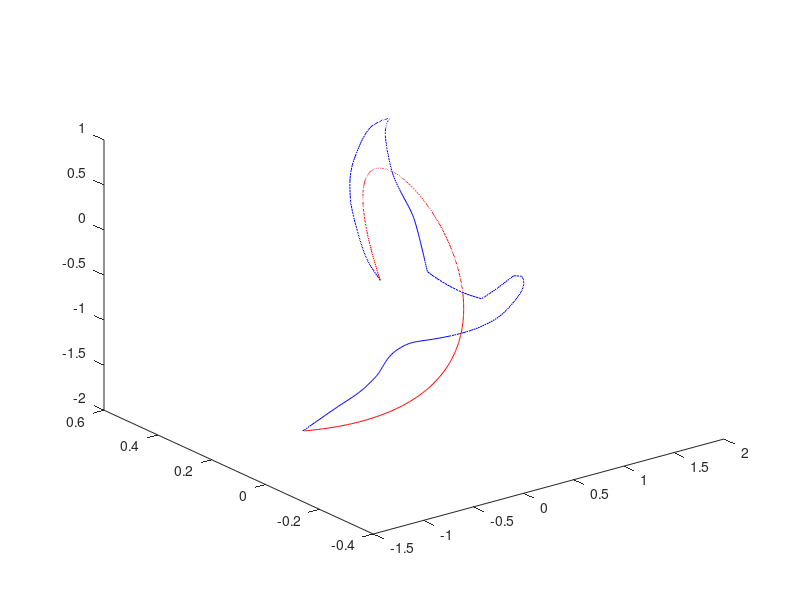
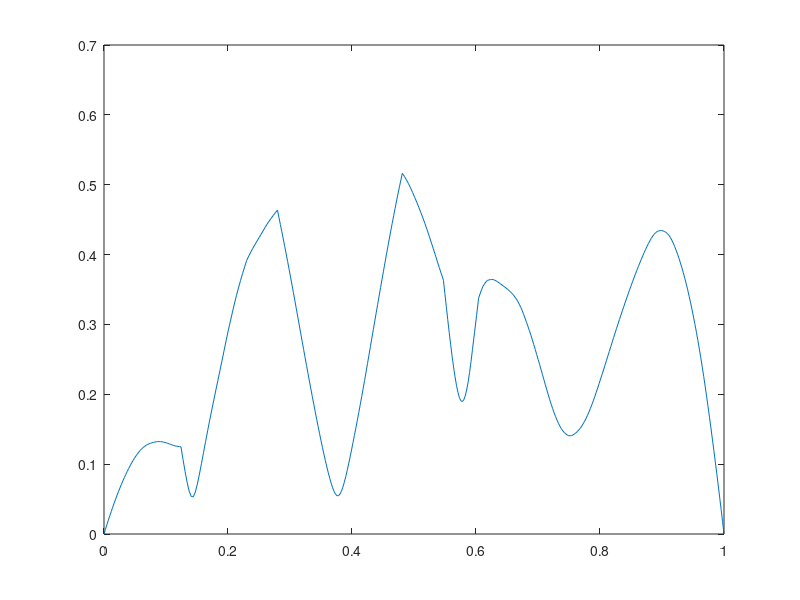
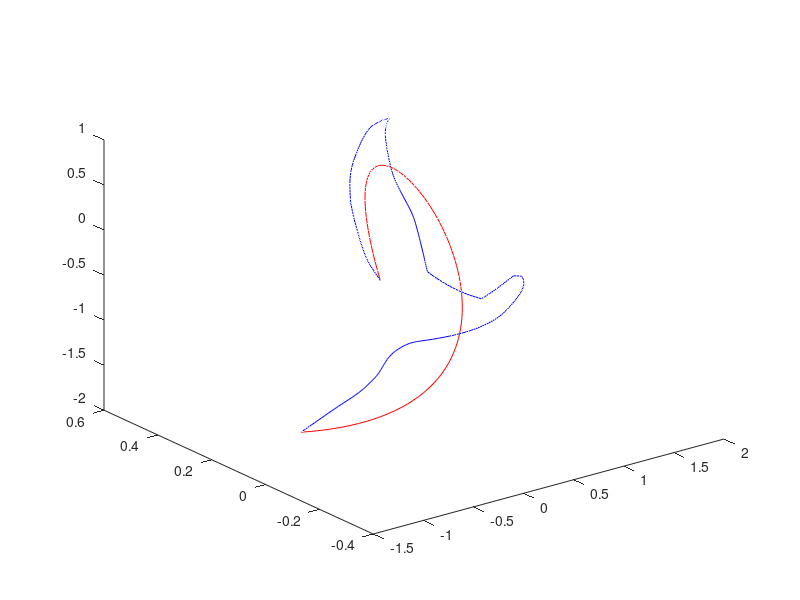

Write the MATLAB code that produced these figures, in order.
% compute least square fit
% cd D:\Sayak\BranchToolVR\BranchToolVR
clear;
load input.dat
pces = 1;
%if pces ==1,
	%input = [input(1:144,:);  input(144,:); input(144,:)];
%else
	%input = [input(1:144,:);  input(144,:)];
%end
%input(3,:) = 100*[1,1,1]; % fake outlier
[n,dim] = size(input);

approx = []; err = []; ttt = []; lo = 1;
step = floor(n/pces);
for pc = 1:pces
    hi = lo + step;  
	if (pces==1 && pc==pces) hi = n-1; 
end;
	 
	xy = input(lo:hi,:);
    [nloc,dim] = size(xy);
	% get parameters
	df = xy(2:nloc,:)-xy(1:nloc-1,:);
	len = sqrt(sum(df.^2,2));  % length between points
	%avglen = sum(len/nloc);
	%outlieridx = len(len>2*avglen)
	tt = tril(ones(nloc-1))*len;  % increasing length along curve
	tt = [0; tt/tt(nloc-1)];  % normalized to 0..1

	% basis functions
	B0 = (1-tt).^3;
	B1 = 3*(1-tt).^2 .* tt;
	B2 = 3*(1-tt).*tt.^2;
	B3 = tt.^3;

	% least squares fit min ||sum c_i Bi - xyi||^2
	A = [B1'*B1  B1'*B2; B2'*B1 B2'*B2];
	b1 = [B0'*B1  B0'*B2; B3'*B1 B3'*B2]*[xy(1,:) ; xy(nloc,:)];
	b2 = [B1'*xy; B2'*xy];
	cf = A\(b2-b1);

	%compute error 
	bb{pc} = [xy(1,:) ; cf(1,:); cf(2,:); xy(nloc,:)];
	bez{pc} = [B0 B1 B2 B3]*bb{pc};  % points on least-squares fit
	df = bez{pc}-xy;
	err{pc} = sqrt(sum(df.^2,2));
	approx = [approx; bez{pc}];
    lo = hi;
	% max(err)
end;

figure(2)  
clf;
plot3(xy(:,1),xy(:,2 ),xy(:,3),'b'); hold on;
plot3(approx(:,1),approx(:,2 ), approx(:,3),'r'); hold on;
for pc=1:pces,
    %plot3(bb{pc}(:,1),bb{pc}(:,2 ), bb{pc}(:,3)); hold on;
end;
figure(3)
clf;
for pc=1:pces,
    plot(tt, err{pc}); hold on;
end;

% Plot results from GLM code
figure(4)
plot3(xy(:,1),xy(:,2 ),xy(:,3),'b'); 
hold on;
load output.dat
plot3(output(:,1),output(:,2),output(:,3),'r');